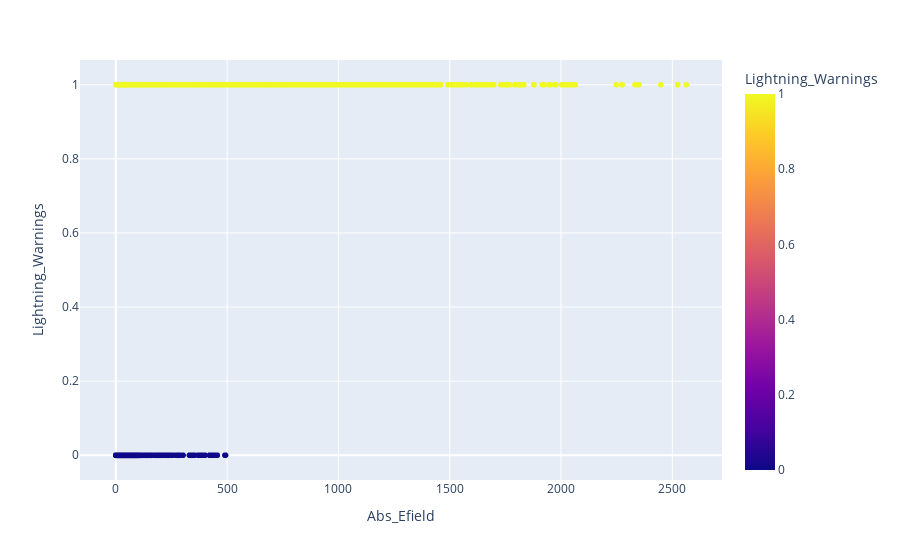

The notebook cell this image was saved under:
### Code cell
import plotly.express as px
px.scatter(sentech_data, x='Abs_Efield', y='Lightning_Warnings', color='Lightning_Warnings')

### Figure 1 — Plotly figure (JSON) as saved in the notebook; plotly's stock layout.template omitted (floating-point values rounded to 4 significant figures; data arrays with more than 128 entries replaced by an {"elided": "..."} marker saying what was removed)
{"data": [{"hovertemplate": "Abs_Efield=%{x}<br>Lightning_Warnings=%{marker.color}<extra></extra>", "legendgroup": "", "marker": {"color": {"elided": "11424 int values"}, "coloraxis": "coloraxis", "symbol": "circle"}, "mode": "markers", "name": "", "showlegend": false, "type": "scattergl", "x": {"elided": "11424 float values"}, "xaxis": "x", "y": {"elided": "11424 int values"}, "yaxis": "y"}], "layout": {"coloraxis": {"colorbar": {"title": {"text": "Lightning_Warnings"}}, "colorscale": [[0, "#0d0887"], [0.1111, "#46039f"], [0.2222, "#7201a8"], [0.3333, "#9c179e"], [0.4444, "#bd3786"], [0.5556, "#d8576b"], [0.6667, "#ed7953"], [0.7778, "#fb9f3a"], [0.8889, "#fdca26"], [1, "#f0f921"]]}, "legend": {"tracegroupgap": 0}, "margin": {"t": 60}, "xaxis": {"anchor": "y", "domain": [0, 1], "title": {"text": "Abs_Efield"}}, "yaxis": {"anchor": "x", "domain": [0, 1], "title": {"text": "Lightning_Warnings"}}}}
